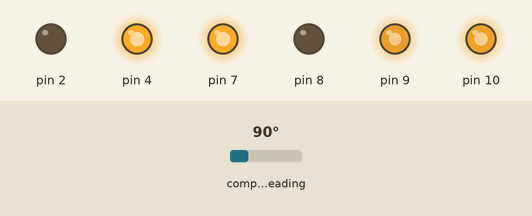
Bench run of a sketch on a simulated Arduino Uno, built with avr-gcc and run on an emulated ATmega328P. On the bench: output pins drawn as LEDs (lit = HIGH). Wiring (inferred from the names in the program): HMC5883L compass at I2C address 0x1E. Inputs (shaded band) come from the test bench; at power-on: compass heading 90°. What the sketch prints to the serial monitor is not drawn.

Above: at 0.2 s.
Timing chart, 0 to 1.7 s (numbered marks = the images above):
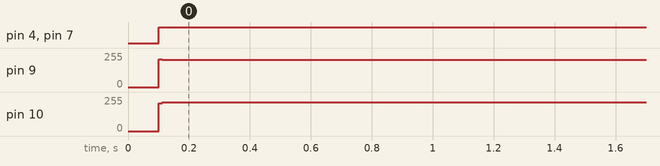

Measured:
- by itself, pin 4, pin 7: LOW → HIGH at 0.10 s
- by itself, pin 9: 0/255 → 204/255 at 0.10 s
- by itself, pin 10: 0/255 → 217/255 at 0.10 s

The sketch:

straight_w_Compass.ino
```cpp
#include <DualVNH5019MotorShield.h>
#include <Wire.h>
#include <HMC5883L.h>

HMC5883L compass;
int error = 1;
DualVNH5019MotorShield md;
int static first = 1;

void moveForward(int M1Speed, int M2Speed){  //forward
  md.setSpeeds(-M1Speed,M2Speed);
  delay(5);
}

void setup()
{
  // Initialize the serial port.
  Serial.begin(9600);

  Serial.println("Starting the I2C interface.");
  Wire.begin(); // Start the I2C interface.

  Serial.println("Constructing new HMC5883L");
  compass = HMC5883L(); // Construct a new HMC5883 compass.

  Serial.println("Setting scale to +/- 1.3 Ga");
  error = compass.SetScale(1.3); // Set the scale of the compass.
  if(error != 0) // If there is an error, print it out.
    Serial.println(compass.GetErrorText(error));

  Serial.println("Setting measurement mode to continous.");
  error = compass.SetMeasurementMode(Measurement_Continuous); // Set the measurement mode to Continuous
  if(error != 0) // If there is an error, print it out.
    Serial.println(compass.GetErrorText(error));

   md.init();
}

void loop(){
  float originalDegrees, headingDegrees;
  if (first){
    originalDegrees = headingDegrees = setheadingDegrees();
    first = 0;
    Serial.println("1.");
    Serial.println(originalDegrees);
  }

  headingDegrees = setheadingDegrees();

  if (headingDegrees > originalDegrees)
    moveForward(320,340);
  else if (headingDegrees < originalDegrees)
    moveForward(340,100);
  else
    moveForward(330,330);
}

float setheadingDegrees(){
  MagnetometerScaled scaled = compass.ReadScaledAxis();
  float heading = atan2(scaled.YAxis, scaled.XAxis);
  float declinationAngle = 0.0457;
  heading += declinationAngle;
  if(heading < 0)    heading += 2*PI;
  if(heading > 2*PI) heading -= 2*PI;
  float headingDegrees = heading * 180/M_PI;
  Serial.println("2.");
  Serial.println(headingDegrees);
  return headingDegrees;
}
```
